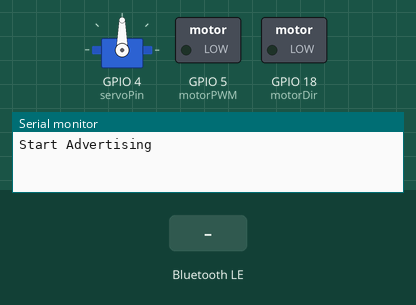
Simulated run of this sketch. Board: ESP32. Shown: servo, switched loads named in the sketch (green lamp = pin HIGH), the last lines printed to the serial monitor. The test bench sets the inputs (shaded band). Nothing arrives over Bluetooth unless stated; a phone connects over Bluetooth LE 3 s after start.

Above: at 1.2 s.
1.3 s: Bluetooth LE write "128" received
At 1.8 s:
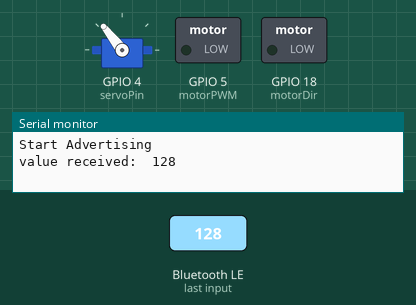
2.8 s: Bluetooth LE write "5" received
At 4.0 s:
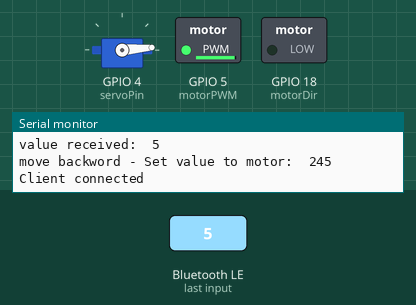
4.3 s: Bluetooth LE write "200" received
At 5.3 s:
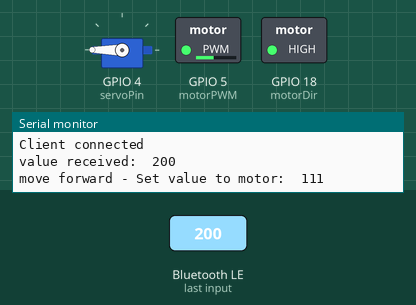
5.8 s: Bluetooth LE write "90" received
At 6.4 s:
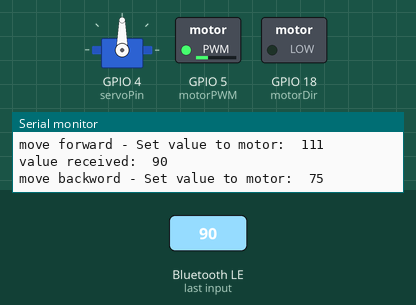
Timing chart, 0 to 8.3 s (numbered marks = the images above; inputs shaded):
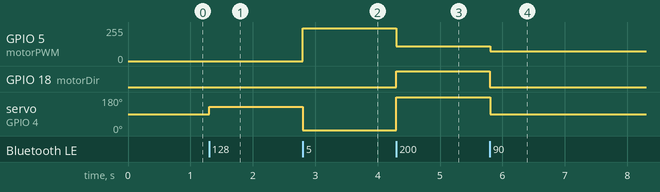

The sketch:

iotracer_sample_solution.ino
```cpp
#include <ESP32Servo.h>
#include <analogWrite.h>
#include <BLEDevice.h>
#include <BLEUtils.h>
#include <BLEServer.h>

//BLE
#define SERVICE_UUID        "ae975c80-05f0-11ea-8d71-362b9e155667"
#define COMMAND_CHAR_UUID   "b81f189c-05f0-11ea-8d71-362b9e155667"
BLEDevice           Device;
BLEServer*          pServer;
BLEService*         pService;
BLECharacteristic*  pControllCharacteristic;
BLEAdvertising*     pAdvertising;

//servo parameters
Servo servo1;
int pos = 0;
//static const int servoPin = 25;
static const int servoPin = 4;

//motor pins (just for test method)
int INA = 18;
//int INA = 13;
int INB = 5;

//motor Pins
int motorDir = 18;
//int motorDir = 13;
int motorPWM = 5;

void setup()
{
  Serial.begin(115200);
  pinMode(motorDir,OUTPUT);
  pinMode(motorPWM,OUTPUT);

  // Initialize Bluetooth Low Energy
  initBLE();

  ESP32PWM::allocateTimer(0);
  ESP32PWM::allocateTimer(1);
  ESP32PWM::allocateTimer(2);
  ESP32PWM::allocateTimer(3);
  servo1.setPeriodHertz(50);    // standard 50 hz servo
  servo1.attach(servoPin, 1000, 2000);
  servo1.write(90);
  stopMotor();
}

void loop()
{

/*  for(int posDegrees = 0; posDegrees <= 180; posDegrees++) {
        carControl(posDegrees, 255);
        Serial.println(posDegrees);
        delay(100);
  }

  for(int posDegrees = 180; posDegrees >= 0; posDegrees--) {
        carControl(posDegrees, 0);
        Serial.println(posDegrees);
        delay(100);
   }
   */
}

void motorPower(int fb) { //value from 0 to 255, 128 to stop motor
    if(fb == 128)
      stopMotor();
    else if(fb > 128)
      moveForward(fb);
    else
      moveBackwards(fb);
}

void stopMotor() {
  digitalWrite( motorDir, LOW ); // Set motor to off
  digitalWrite( motorPWM, LOW );
}

void moveForward(int fb) {
  Serial.print("move forward - ");
  digitalWrite( motorDir, HIGH ); // direction = forward
  int pow = 255 - ((fb - 128) * 2);
  //int pow =fb;
  Serial.print("Set value to motor:  ");
  Serial.println(pow);
  analogWrite( motorPWM, pow );
}

void moveBackwards(int fb) {
  Serial.print("move backword - ");
  digitalWrite( motorDir, LOW ); // direction = backwards
  int pow = 255 - (fb * 2);
  //int pow =fb;
  Serial.print("Set value to motor:  ");
  Serial.println(pow);
  analogWrite(motorPWM, pow);
}

void carControl(int lr, int fb) {
      steer(lr);
      motorPower(fb);
}

void steer(int angle) {
  servo1.write(angle); //angle: the value to write to the servo, from 0 to 180
}

// Server Callbacks
class ServerCallbacks : public BLEServerCallbacks {
    void onConnect(BLEServer* pServerCallback) {
      Serial.println("Client connected");
    }

    void onDisconnect(BLEServer* pServerCallback) {
      Serial.println("Client disconnected");
      stopMotor();
    }
};

class CharacteristicCallbacks: public BLECharacteristicCallbacks {
    //
    void onWrite(BLECharacteristic* pCharacteristic) {
      std::string value = pCharacteristic->getValue(); //receive value via BLE from characteristic
      String svalue= value.c_str();
      Serial.println("value received:  "+svalue);
      int splitindex = svalue.indexOf(',');  //parse value(speed, steer)
      int speed = svalue.substring(0,splitindex).toInt(); //get spped value
      int steer = svalue.substring(splitindex+1).toInt(); //get steer valu
      carControl(steer, speed); //send values to motors
    }
};

void initBLE() {

  Device.init("IoT_Racer"); //Give your Device a custom name (Bluetooth-Name)
  pServer       = Device.createServer();
  pService      = pServer->createService(SERVICE_UUID);
  pControllCharacteristic  = pService->createCharacteristic(COMMAND_CHAR_UUID, BLECharacteristic::PROPERTY_WRITE_NR | BLECharacteristic::PROPERTY_READ | BLECharacteristic::PROPERTY_WRITE); //set write property to characteristic so that we can write values to it
  // has to be enabled for iOS
  pControllCharacteristic->setWriteNoResponseProperty(true);


  Device.setEncryptionLevel(ESP_BLE_SEC_ENCRYPT);
  pControllCharacteristic->setAccessPermissions(ESP_GATT_PERM_READ_ENCRYPTED | ESP_GATT_PERM_WRITE_ENCRYPTED);

  //define callbacks
  pServer->setCallbacks(new ServerCallbacks());
  pControllCharacteristic->setCallbacks(new CharacteristicCallbacks());


  pControllCharacteristic->setValue("128,90"); //set value to 128,90 -> motor off

  pService->start();

  //Start Advertising
  pAdvertising = Device.getAdvertising();
  pAdvertising->addServiceUUID(SERVICE_UUID);
  pAdvertising->setScanResponse(true);
  pAdvertising->setMinPreferred(0x06);
  pAdvertising->setMinPreferred(0x12);
  Device.startAdvertising();
  Serial.println("Start Advertising");
}
```

Measured:
- after the input at 1.3 s, servo on GPIO 4 (servoPin): 90° → 128° at once
- after the input at 2.8 s, GPIO 5 (motorPWM): 0/255 → 245/255 at once; servo on GPIO 4 (servoPin): 128° → 5° at once
- after the input at 4.3 s, GPIO 5 (motorPWM): 245/255 → 111/255 at once; GPIO 18 (motorDir): LOW → HIGH at once; servo on GPIO 4 (servoPin): 5° → 180° at once
- after the input at 5.8 s, GPIO 5 (motorPWM): 111/255 → 75/255 at once; GPIO 18 (motorDir): HIGH → LOW at once; servo on GPIO 4 (servoPin): 180° → 90° at once
